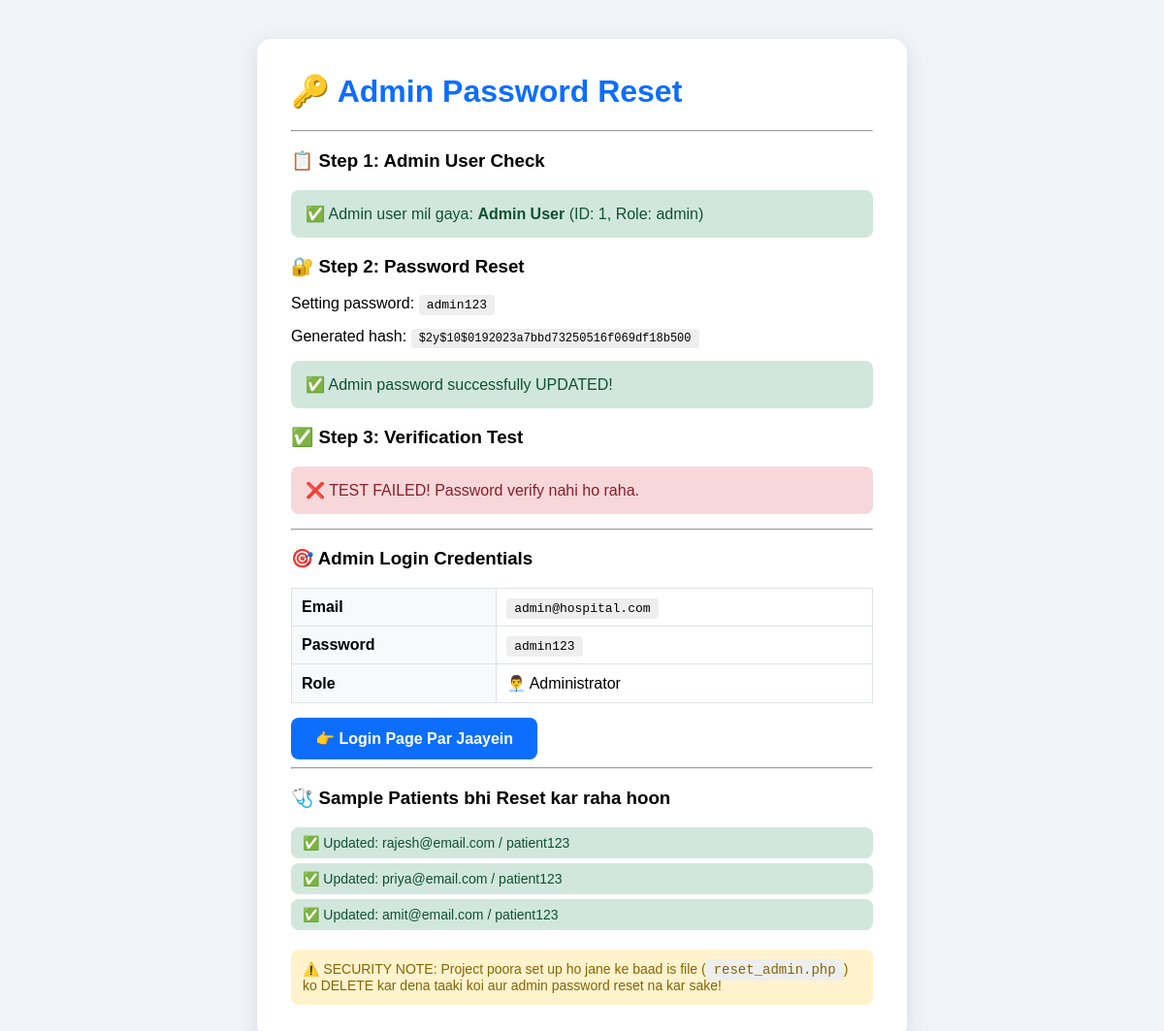
The app's page /reset_admin.php with its own data.
### tables this page shows
CREATE TABLE IF NOT EXISTS users (
    id INT PRIMARY KEY AUTO_INCREMENT,
    name VARCHAR(100) NOT NULL,
    email VARCHAR(100) NOT NULL UNIQUE,
    password VARCHAR(255) NOT NULL,
    phone VARCHAR(20) NOT NULL,
    gender VARCHAR(10) NOT NULL,
    age INT NOT NULL,
    address TEXT NOT NULL,
    role VARCHAR(20) NOT NULL DEFAULT 'patient',
    created_at TIMESTAMP DEFAULT CURRENT_TIMESTAMP
);

### reset_admin.php (the view, shortened to what this page needs)
<?php
require_once 'config.php';
echo "<!DOCTYPE html><html><head><meta charset='UTF-8'><title>Admin Password Reset</title>
<style>body{font-family:Arial,sans-serif;background:#f0f4f8;margin:0;padding:40px;}
.box{max-width:600px;margin:0 auto;background:white;padding:35px;border-radius:15px;box-shadow:0 4px 20px rgba(0,0,0,.1);}
h1{color:#0d6efd;margin-top:0;}.ok{background:#d1e7dd;color:#0f5132;padding:15px;border-radius:8px;margin:15px 0;}
.err{background:#f8d7da;color:#842029;padding:15px;border-radius:8px;margin:15px 0;}
.info{background:#cfe2ff;color:#084298;padding:15px;border-radius:8px;margin:15px 0;}
code{background:#eee;padding:3px 8px;border-radius:4px;}
.btn{display:inline-block;background:#0d6efd;color:white;padding:12px 25px;text-decoration:none;border-radius:8px;font-weight:bold;margin-top:15px;}
.warn{background:#fff3cd;color:#856404;padding:12px;border-radius:8px;margin-top:20px;font-size:14px;}
table{width:100%;border-collapse:collapse;margin-top:15px;}
td,th{border:1px solid #dee2e6;padding:10px;text-align:left;}
th{background:#f8f9fa;}</style></head><body><div class='box'>";
echo "<h1>🔑 Admin Password Reset</h1>";
echo "<hr>";
echo "<h3>📋 Step 1: Admin User Check</h3>";
$admin_email = 'admin@hospital.com';
$stmt = $conn->prepare("SELECT id, name, email, role FROM users WHERE email = ? LIMIT 1");
$stmt->execute([$admin_email]);
$admin = $stmt->fetch(PDO::FETCH_ASSOC);
if ($admin) {
    echo "<div class='ok'>✅ Admin user mil gaya: <strong>{$admin['name']}</strong> (ID: {$admin['id']}, Role: {$admin['role']})</div>";
    $admin_id = $admin['id'];
    $needs_insert = false;
} else {
    echo "<div class='info'>⚠️ Admin user nahi mila. Naya create kar raha hoon...</div>";
    $needs_insert = true;
}
echo "<h3>🔐 Step 2: Password Reset</h3>";
$new_password = 'admin123';
$correct_hash = password_hash($new_password, PASSWORD_DEFAULT);
echo "<p>Setting password: <code>$new_password</code></p>";
echo "<p>Generated hash: <code style='font-size:12px;word-break:break-all;'>$correct_hash</code></p>";
try {
    if ($needs_insert) {
        $stmt = $conn->prepare("INSERT INTO users (name, email, password, phone, gender, age, address, role)
                                VALUES (?, ?, ?, ?, ?, ?, ?, 'admin')");
        $ok = $stmt->execute(['Admin User', $admin_email, $correct_hash, '9876543210', 'Male', 35, 'Hospital Street, Medical City']);
        $admin_id = $conn->lastInsertId();
        $action_word = 'CREATED';
    } else {
        $stmt = $conn->prepare("UPDATE users SET password = ?, role = 'admin' WHERE id = ?");
        $ok = $stmt->execute([$correct_hash, $admin_id]);
        $action_word = 'UPDATED';
    }
    if ($ok) {
        echo "<div class='ok'>✅ Admin password successfully $action_word!</div>";
    } else {
        echo "<div class='err'>❌ Database error: Update/Insert fail ho gaya.</div>";
    }
} catch (PDOException $e) {
    echo "<div class='err'>❌ Error: " . $e->getMessage() . "</div>";
}
echo "<h3>✅ Step 3: Verification Test</h3>";
$stmt = $conn->prepare("SELECT password FROM users WHERE email = ? LIMIT 1");
$stmt->execute([$admin_email]);
$db_hash = $stmt->fetchColumn();
if ($db_hash) {
    $verify_result = password_verify($new_password, $db_hash);
    if ($verify_result) {
        echo "<div class='ok'>🎉 TEST PASSED! <code>password_verify('admin123', hash)</code> = <strong>TRUE</strong></div>";
        echo "<p>Ab admin bilkul login ho jayega!</p>";
    } else {
        echo "<div class='err'>❌ TEST FAILED! Password verify nahi ho raha.</div>";
    }
}
echo "<hr>";
echo "<h3>🎯 Admin Login Credentials</h3>";
echo "<table>
<tr><th>Email</th><td><code>$admin_email</code></td></tr>
<tr><th>Password</th><td><code>$new_password</code></td></tr>
<tr><th>Role</th><td>👨‍💼 Administrator</td></tr>
</table>";
echo "<a href='login.php' class='btn'>👉 Login Page Par Jaayein</a>";
echo "<hr>";
echo "<h3>🩺 Sample Patients bhi Reset kar raha hoon</h3>";
$patients = [
    'rajesh@email.com' => ['Rajesh Kumar', 'patient123'],
    'priya@email.com'  => ['Priya Sharma', 'patient123'],
    'amit@email.com'   => ['Amit Verma', 'patient123'],
];
foreach ($patients as $email => $data) {
    list($name, $pwd) = $data;
    $check = $conn->prepare("SELECT id FROM users WHERE email = ?");
    $check->execute([$email]);
    if ($check->rowCount() > 0) {
        echo "<div class='ok' style='padding:8px 12px;margin:5px 0;font-size:14px;'>✅ Updated: $email / $pwd</div>";
    } else {
        echo "<div class='info' style='padding:8px 12px;margin:5px 0;font-size:14px;'>ℹ️ Skip: $email (DB mein nahi hai - register se bana sakte ho)</div>";
    }
}
echo "<div class='warn'>⚠️ SECURITY NOTE: Project poora set up ho jane ke baad is file (<code>reset_admin.php</code>) ko DELETE kar dena taaki koi aur admin password reset na kar sake!</div>";
echo "</div></body></html>";
?>

### reset_admin.php (style rules this page uses)
body { font-family:Arial,sans-serif;background:#f0f4f8;margin:0;padding:40px; }
.box { max-width:600px;margin:0 auto;background:white;padding:35px;border-radius:15px;box-shadow:0 4px 20px rgba(0,0,0,.1); }
h1 { color:#0d6efd;margin-top:0; }
.ok { background:#d1e7dd;color:#0f5132;padding:15px;border-radius:8px;margin:15px 0; }
.err { background:#f8d7da;color:#842029;padding:15px;border-radius:8px;margin:15px 0; }
code { background:#eee;padding:3px 8px;border-radius:4px; }
.btn { display:inline-block;background:#0d6efd;color:white;padding:12px 25px;text-decoration:none;border-radius:8px;font-weight:bold;margin-top:15px; }
.warn { background:#fff3cd;color:#856404;padding:12px;border-radius:8px;margin-top:20px;font-size:14px; }
table { width:100%;border-collapse:collapse;margin-top:15px; }
td,th { border:1px solid #dee2e6;padding:10px;text-align:left; }
th { background:#f8f9fa; }

### records on screen
users: name "Admin User", id "1", role "admin"

### other values on screen
$new_password "admin123"
$correct_hash "$2y$10$0192023a7bbd73250516f069df18b500"
$action_word "UPDATED"
$admin_email "admin@hospital.com"
$email "rajesh@email.com"
$pwd "patient123"
$email "priya@email.com"
$email "amit@email.com"
